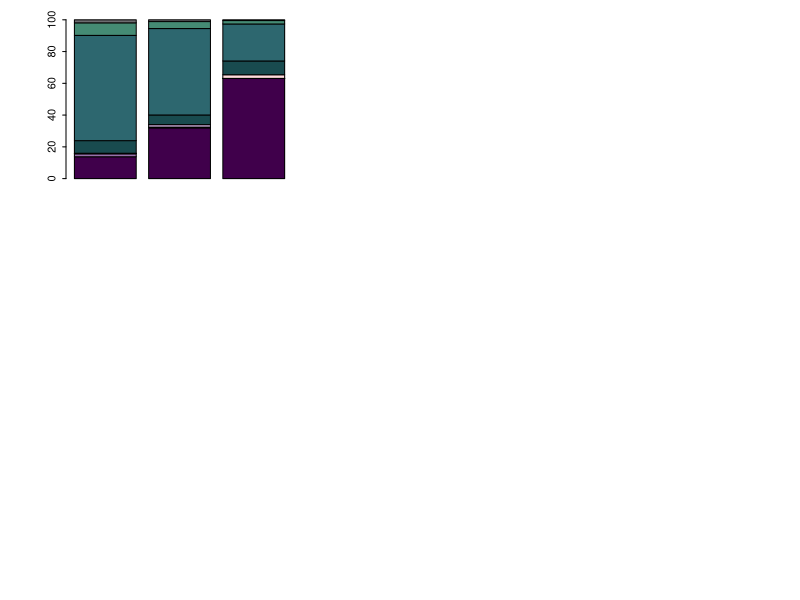

R code for this plot: (Note: this script raises an error after producing the figure.)
## Step4_Analyze Zooplankton Community Composition - Spring/summer combined ##====================

# Zooplankton Data # =========================
# Read in the relevant data and packages
# ========= PACKAGES ========== #
if (!require(tidyverse)) install.packages('tidyverse')
library(tidyverse)

# Load in data # 
full_zoops = read_csv('carpzoops_final.csv') %>%
  mutate(group = case_when(.$taxon %in% c("Alona",
                                          "Alonella",
                                          "Pleuroxus", 
                                          "Camptocercus", 
                                          "Graptoleberis") ~ "Chydorid",
                           .$taxon %in% c("Bosmina") ~ 'Bosmina',
                           .$taxon %in% c("Chydorus") ~ 'Chydorid',
                           .$taxon %in% c("Daphnia.lumholtzi",
                                          "Diaphanosoma",
                                          "Leptodora",
                                          "Moina",
                                          "Scapholeberis") ~ "Lg.Cladocera",
                           .$taxon %in% c("Ceriodaphnia") ~ 'Daphnia', 
                           .$taxon %in% c("Daphnia") ~ 'Daphnia',
                           .$taxon %in% c('Simocephalus') ~ 'Lg.Cladocera',
                           .$taxon %in% c("Anuraeopsis",
                                          "Ascomorpha",
                                          "Asplanchna",
                                          "Asplanchnopus",
                                          "Brachionus",
                                          "Conochilus",
                                          "Euchlanis",
                                          "Filinia",
                                          "Gastropus",
                                          "Hexarthra",
                                          "Kellicottia",
                                          "Keratella.cochlearis",
                                          "Keratella.quadrata",
                                          "Lecane", 
                                          "Lepadella",
                                          "Macrochaetus",
                                          "Monostyla",
                                          "Mytilina",
                                          "Notholca",
                                          "Platyias",
                                          "Ploesoma",
                                          "Polyarthra",
                                          "Pompholyx",
                                          "Synchaeta",
                                          "Testudinella",
                                          "Trichotria", 
                                          "Trichocerca") ~ "Rotifer",
                           .$taxon %in% c("Cyclopoida") ~ "Cyclopoid",
                           .$taxon %in% c("Calanoida") ~ "Calanoid",
                           .$taxon %in% c("Nauplii") ~ "Nauplii")) %>%
  mutate(group = as.factor(group))
full_zoops

# Find sampling frequency # 
d = full_zoops %>% 
  group_by(lake, doy, year) %>%
  summarize(sum = sum(biomass)) %>%
  ungroup()
d

d2 = d %>% 
  group_by(lake, year) %>% 
  summarize(n = n())
d2

levels(full_zoops$group) = c(levels(full_zoops$group), 
                             'Daphnia', 'Lg.Cladocera','Bosmina', 'Chydorid',  
                             'Cyclopoid', 'Calanoid', 'Nauplii', 
                             'Rotifer')

dap = '#40004b'
clad = '#9970ab'
bos = '#c2A5CF'
chy = '#ffdcdc'
cyc = '#194b4f'
cal = '#2d676f'
nau = 'aquamarine4'
rot = '#6D6C70'
                
ramp = c(dap, clad, bos, chy, cyc, cal, nau, rot)
        



# Combined Spring Summer Percent Barplot #=========================

south.twin18 = full_zoops %>% 
  filter(lake == 'South.Twin') %>% 
  filter(year == '2018')
  
south.twin19 = full_zoops %>% 
  filter(lake == 'South.Twin') %>% 
  filter(year == '2019')
  
south.twin20 = full_zoops %>% 
  filter(lake == 'South.Twin') %>% 
  filter(year == '2020')
  

storm18 = full_zoops %>% 
  filter(lake == 'Storm') %>% 
  filter(year == '2018')
  
storm19 = full_zoops %>% 
  filter(lake == 'Storm') %>% 
  filter(year == '2019')
  
storm20 = full_zoops %>% 
  filter(lake == 'Storm') %>% 
  filter(year == '2020')
  

north.twin18 = full_zoops %>% 
  filter(lake == 'North.Twin') %>% 
  filter(year == '2018')
  
north.twin19 = full_zoops %>% 
  filter(lake == 'North.Twin') %>% 
  filter(year == '2019')
  
north.twin20 = full_zoops %>% 
  filter(lake == 'North.Twin') %>% 
  filter(year == '2020')
  

silver18 = full_zoops %>% 
  filter(lake == 'Silver') %>% 
  filter(year == '2018')
  
silver19 = full_zoops %>% 
  filter(lake == 'Silver') %>% 
  filter(year == '2019')
  
silver20 = full_zoops %>% 
  filter(lake == 'Silver') %>% 
  filter(year == '2020')
  

center18 = full_zoops %>% 
  filter(lake == 'Center') %>% 
  filter(year == '2018')
  
center19 = full_zoops %>% 
  filter(lake == 'Center') %>% 
  filter(year == '2019')
  
center20 = full_zoops %>% 
  filter(lake == 'Center') %>% 
  filter(year == '2020')
  

five.island18 = full_zoops %>% 
  filter(lake == 'Five.Island') %>% 
  filter(year == '2018')
  
five.island19 = full_zoops %>% 
  filter(lake == 'Five.Island') %>% 
  filter(year == '2019')
  
five.island20 = full_zoops %>% 
  filter(lake == 'Five.Island') %>% 
  filter(year == '2020')
  

set.seed(55)

# create barplot data frames # 

# Storm # 
storm18

storm18.sum = storm18 %>%
  group_by(lake, doy, year, group) %>% 
  summarize(sum_biom = sum(biomass)) %>% 
  ungroup() %>% 
  group_by(group) %>%
  summarize(b.2018 = mean(sum_biom), 
            sd.2018 = sd(sum_biom)) %>% 
  ungroup() %>% 
  mutate(order = case_when(.$group %in% c('Daphnia') ~ "1",
                           .$group %in% c("Lg.Cladocera") ~ '2',
                           .$group %in% c('Bosmina') ~ '3', 
                           .$group %in% c('Chydorid') ~ '4', 
                           .$group %in% c('Cyclopoid') ~ '5', 
                           .$group %in% c('Calanoid') ~ '6', 
                           .$group %in% c('Nauplii') ~ '7', 
                           .$group %in% c('Rotifer') ~ '8')) %>% 
  arrange(order)
storm18.sum

storm19

storm19.sum = storm19 %>%
  group_by(lake, doy, year, group) %>% 
  summarize(sum_biom = sum(biomass)) %>% 
  ungroup() %>% 
  group_by(group) %>%
  summarize(b.2019 = mean(sum_biom), 
            sd.2019 = sd(sum_biom)) %>% 
  ungroup() %>% 
  mutate(order = case_when(.$group %in% c('Daphnia') ~ "1",
                           .$group %in% c("Lg.Cladocera") ~ '2',
                           .$group %in% c('Bosmina') ~ '3', 
                           .$group %in% c('Chydorid') ~ '4', 
                           .$group %in% c('Cyclopoid') ~ '5', 
                           .$group %in% c('Calanoid') ~ '6', 
                           .$group %in% c('Nauplii') ~ '7', 
                           .$group %in% c('Rotifer') ~ '8')) %>% 
  arrange(order)
storm19.sum

storm20

storm20.sum = storm20 %>%
  group_by(lake, doy, year, group) %>% 
  summarize(sum_biom = sum(biomass)) %>% 
  ungroup() %>% 
  group_by(group) %>%
  summarize(b.2020 = mean(sum_biom), 
            sd.2020 = sd(sum_biom)) %>% 
  ungroup() %>% 
  mutate(order = case_when(.$group %in% c('Daphnia') ~ "1",
                           .$group %in% c("Lg.Cladocera") ~ '2',
                           .$group %in% c('Bosmina') ~ '3', 
                           .$group %in% c('Chydorid') ~ '4', 
                           .$group %in% c('Cyclopoid') ~ '5', 
                           .$group %in% c('Calanoid') ~ '6', 
                           .$group %in% c('Nauplii') ~ '7', 
                           .$group %in% c('Rotifer') ~ '8')) %>% 
  arrange(order)
storm20.sum

storm.bar = cbind(storm18.sum, storm19.sum, storm20.sum) %>% 
  subset(select=which(!duplicated(names(.)))) %>%
  select(group, b.2018, b.2019, b.2020, sd.2018, sd.2019, sd.2020)
storm.bar

storm.perc = storm.bar %>%
  mutate(p.2018 = (b.2018/sum(b.2018)*100), 
         p.2019 = (b.2019/sum(b.2019)*100), 
         p.2020 = (b.2020/sum(b.2020)*100)) %>%
  select(group, p.2018, p.2019, p.2020)
storm.perc



# South Twin # 
south.twin18

south.twin18.sum = south.twin18 %>%
  group_by(lake, doy, year, group) %>% 
  summarize(sum_biom = sum(biomass)) %>% 
  ungroup() %>% 
  group_by(group) %>%
  summarize(b.2018 = mean(sum_biom), 
            sd.2018 = sd(sum_biom)) %>% 
  ungroup() %>% 
  mutate(order = case_when(.$group %in% c('Daphnia') ~ "1",
                           .$group %in% c("Lg.Cladocera") ~ '2',
                           .$group %in% c('Bosmina') ~ '3', 
                           .$group %in% c('Chydorid') ~ '4', 
                           .$group %in% c('Cyclopoid') ~ '5', 
                           .$group %in% c('Calanoid') ~ '6', 
                           .$group %in% c('Nauplii') ~ '7', 
                           .$group %in% c('Rotifer') ~ '8')) %>% 
  arrange(order)
south.twin18.sum

south.twin19

south.twin19.sum = south.twin19 %>%
  group_by(lake, doy, year, group) %>% 
  summarize(sum_biom = sum(biomass)) %>% 
  ungroup() %>% 
  group_by(group) %>%
  summarize(b.2019 = mean(sum_biom), 
            sd.2019 = sd(sum_biom)) %>% 
  ungroup() %>% 
  mutate(order = case_when(.$group %in% c('Daphnia') ~ "1",
                           .$group %in% c("Lg.Cladocera") ~ '2',
                           .$group %in% c('Bosmina') ~ '3', 
                           .$group %in% c('Chydorid') ~ '4', 
                           .$group %in% c('Cyclopoid') ~ '5', 
                           .$group %in% c('Calanoid') ~ '6', 
                           .$group %in% c('Nauplii') ~ '7', 
                           .$group %in% c('Rotifer') ~ '8')) %>% 
  arrange(order)
south.twin19.sum

south.twin20

south.twin20.sum = south.twin20 %>%
  group_by(lake, doy, year, group) %>% 
  summarize(sum_biom = sum(biomass)) %>% 
  ungroup() %>% 
  group_by(group) %>%
  summarize(b.2020 = mean(sum_biom), 
            sd.2020 = sd(sum_biom)) %>% 
  ungroup() %>% 
  mutate(order = case_when(.$group %in% c('Daphnia') ~ "1",
                           .$group %in% c("Lg.Cladocera") ~ '2',
                           .$group %in% c('Bosmina') ~ '3', 
                           .$group %in% c('Chydorid') ~ '4', 
                           .$group %in% c('Cyclopoid') ~ '5', 
                           .$group %in% c('Calanoid') ~ '6', 
                           .$group %in% c('Nauplii') ~ '7', 
                           .$group %in% c('Rotifer') ~ '8')) %>% 
  arrange(order)
south.twin20.sum

south.twin.bar = cbind(south.twin18.sum, south.twin19.sum, south.twin20.sum) %>% 
  subset(select=which(!duplicated(names(.)))) %>%
  select(group, b.2018, b.2019, b.2020, sd.2018, sd.2019, sd.2020)
south.twin.bar

south.twin.perc = south.twin.bar %>%
  mutate(p.2018 = (b.2018/sum(b.2018)*100), 
         p.2019 = (b.2019/sum(b.2019)*100), 
         p.2020 = (b.2020/sum(b.2020)*100)) %>%
  select(group, p.2018, p.2019, p.2020)
south.twin.perc


# Center # 
center18

center18.sum = center18 %>%
  group_by(lake, doy, year, group) %>% 
  summarize(sum_biom = sum(biomass)) %>% 
  ungroup() %>% 
  group_by(group) %>%
  summarize(b.2018 = mean(sum_biom), 
            sd.2018 = sd(sum_biom)) %>% 
  ungroup() %>% 
  mutate(order = case_when(.$group %in% c('Daphnia') ~ "1",
                           .$group %in% c("Lg.Cladocera") ~ '2',
                           .$group %in% c('Bosmina') ~ '3', 
                           .$group %in% c('Chydorid') ~ '4', 
                           .$group %in% c('Cyclopoid') ~ '5', 
                           .$group %in% c('Calanoid') ~ '6', 
                           .$group %in% c('Nauplii') ~ '7', 
                           .$group %in% c('Rotifer') ~ '8')) %>% 
  arrange(order)
center18.sum

center19

center19.sum = center19 %>%
  group_by(lake, doy, year, group) %>% 
  summarize(sum_biom = sum(biomass)) %>% 
  ungroup() %>% 
  group_by(group) %>%
  summarize(b.2019 = mean(sum_biom), 
            sd.2019 = sd(sum_biom)) %>% 
  ungroup() %>% 
  mutate(order = case_when(.$group %in% c('Daphnia') ~ "1",
                           .$group %in% c("Lg.Cladocera") ~ '2',
                           .$group %in% c('Bosmina') ~ '3', 
                           .$group %in% c('Chydorid') ~ '4', 
                           .$group %in% c('Cyclopoid') ~ '5', 
                           .$group %in% c('Calanoid') ~ '6', 
                           .$group %in% c('Nauplii') ~ '7', 
                           .$group %in% c('Rotifer') ~ '8')) %>% 
  arrange(order)
center19.sum

center20

center20.sum = center20 %>%
  group_by(lake, doy, year, group) %>% 
  summarize(sum_biom = sum(biomass)) %>% 
  ungroup() %>% 
  group_by(group) %>%
  summarize(b.2020 = mean(sum_biom), 
            sd.2020 = sd(sum_biom)) %>% 
  ungroup() %>% 
  mutate(order = case_when(.$group %in% c('Daphnia') ~ "1",
                           .$group %in% c("Lg.Cladocera") ~ '2',
                           .$group %in% c('Bosmina') ~ '3', 
                           .$group %in% c('Chydorid') ~ '4', 
                           .$group %in% c('Cyclopoid') ~ '5', 
                           .$group %in% c('Calanoid') ~ '6', 
                           .$group %in% c('Nauplii') ~ '7', 
                           .$group %in% c('Rotifer') ~ '8')) %>% 
  arrange(order)
center20.sum

center.bar = cbind(center18.sum, center19.sum, center20.sum) %>% 
  subset(select=which(!duplicated(names(.)))) %>%
  select(group, b.2018, b.2019, b.2020, sd.2018, sd.2019, sd.2020)
center.bar

center.perc = center.bar %>%
  mutate(p.2018 = (b.2018/sum(b.2018)*100), 
         p.2019 = (b.2019/sum(b.2019)*100), 
         p.2020 = (b.2020/sum(b.2020)*100)) %>%
  select(group, p.2018, p.2019, p.2020)
center.perc



# Five Island # 
five.island18

five.island18.sum = five.island18 %>%
  group_by(lake, doy, year, group) %>% 
  summarize(sum_biom = sum(biomass)) %>% 
  ungroup() %>% 
  group_by(group) %>%
  summarize(b.2018 = mean(sum_biom), 
            sd.2018 = sd(sum_biom)) %>% 
  ungroup() %>% 
  mutate(order = case_when(.$group %in% c('Daphnia') ~ "1",
                           .$group %in% c("Lg.Cladocera") ~ '2',
                           .$group %in% c('Bosmina') ~ '3', 
                           .$group %in% c('Chydorid') ~ '4', 
                           .$group %in% c('Cyclopoid') ~ '5', 
                           .$group %in% c('Calanoid') ~ '6', 
                           .$group %in% c('Nauplii') ~ '7', 
                           .$group %in% c('Rotifer') ~ '8')) %>% 
  arrange(order)
five.island18.sum

five.island19

five.island19.sum = five.island19 %>%
  group_by(lake, doy, year, group) %>% 
  summarize(sum_biom = sum(biomass)) %>% 
  ungroup() %>% 
  group_by(group) %>%
  summarize(b.2019 = mean(sum_biom), 
            sd.2019 = sd(sum_biom)) %>% 
  ungroup() %>% 
  mutate(order = case_when(.$group %in% c('Daphnia') ~ "1",
                           .$group %in% c("Lg.Cladocera") ~ '2',
                           .$group %in% c('Bosmina') ~ '3', 
                           .$group %in% c('Chydorid') ~ '4', 
                           .$group %in% c('Cyclopoid') ~ '5', 
                           .$group %in% c('Calanoid') ~ '6', 
                           .$group %in% c('Nauplii') ~ '7', 
                           .$group %in% c('Rotifer') ~ '8')) %>% 
  arrange(order)
five.island19.sum

five.island20

five.island20.sum = five.island20 %>%
  group_by(lake, doy, year, group) %>% 
  summarize(sum_biom = sum(biomass)) %>% 
  ungroup() %>% 
  group_by(group) %>%
  summarize(b.2020 = mean(sum_biom), 
            sd.2020 = sd(sum_biom)) %>% 
  ungroup() %>% 
  mutate(order = case_when(.$group %in% c('Daphnia') ~ "1",
                           .$group %in% c("Lg.Cladocera") ~ '2',
                           .$group %in% c('Bosmina') ~ '3', 
                           .$group %in% c('Chydorid') ~ '4', 
                           .$group %in% c('Cyclopoid') ~ '5', 
                           .$group %in% c('Calanoid') ~ '6', 
                           .$group %in% c('Nauplii') ~ '7', 
                           .$group %in% c('Rotifer') ~ '8')) %>% 
  arrange(order)
five.island20.sum

five.island.bar = cbind(five.island18.sum, five.island19.sum, five.island20.sum) %>% 
  subset(select=which(!duplicated(names(.)))) %>%
  select(group, b.2018, b.2019, b.2020, sd.2018, sd.2019, sd.2020)
five.island.bar

five.island.perc = five.island.bar %>%
  mutate(p.2018 = (b.2018/sum(b.2018)*100), 
         p.2019 = (b.2019/sum(b.2019)*100), 
         p.2020 = (b.2020/sum(b.2020)*100)) %>%
  select(group, p.2018, p.2019, p.2020)
five.island.perc




# North Twin # 
north.twin18

north.twin18.sum = north.twin18 %>%
  group_by(lake, doy, year, group) %>% 
  summarize(sum_biom = sum(biomass)) %>% 
  ungroup() %>% 
  group_by(group) %>%
  summarize(b.2018 = mean(sum_biom), 
            sd.2018 = sd(sum_biom)) %>% 
  ungroup() %>% 
  mutate(order = case_when(.$group %in% c('Daphnia') ~ "1",
                           .$group %in% c("Lg.Cladocera") ~ '2',
                           .$group %in% c('Bosmina') ~ '3', 
                           .$group %in% c('Chydorid') ~ '4', 
                           .$group %in% c('Cyclopoid') ~ '5', 
                           .$group %in% c('Calanoid') ~ '6', 
                           .$group %in% c('Nauplii') ~ '7', 
                           .$group %in% c('Rotifer') ~ '8')) %>% 
  arrange(order)
north.twin18.sum

north.twin19

north.twin19.sum = north.twin19 %>%
  group_by(lake, doy, year, group) %>% 
  summarize(sum_biom = sum(biomass)) %>% 
  ungroup() %>% 
  group_by(group) %>%
  summarize(b.2019 = mean(sum_biom), 
            sd.2019 = sd(sum_biom)) %>% 
  ungroup() %>% 
  mutate(order = case_when(.$group %in% c('Daphnia') ~ "1",
                           .$group %in% c("Lg.Cladocera") ~ '2',
                           .$group %in% c('Bosmina') ~ '3', 
                           .$group %in% c('Chydorid') ~ '4', 
                           .$group %in% c('Cyclopoid') ~ '5', 
                           .$group %in% c('Calanoid') ~ '6', 
                           .$group %in% c('Nauplii') ~ '7', 
                           .$group %in% c('Rotifer') ~ '8')) %>% 
  arrange(order)
north.twin19.sum

north.twin20

north.twin20.sum = north.twin20 %>%
  group_by(lake, doy, year, group) %>% 
  summarize(sum_biom = sum(biomass)) %>% 
  ungroup() %>% 
  group_by(group) %>%
  summarize(b.2020 = mean(sum_biom), 
            sd.2020 = sd(sum_biom)) %>% 
  ungroup() %>% 
  mutate(order = case_when(.$group %in% c('Daphnia') ~ "1",
                           .$group %in% c("Lg.Cladocera") ~ '2',
                           .$group %in% c('Bosmina') ~ '3', 
                           .$group %in% c('Chydorid') ~ '4', 
                           .$group %in% c('Cyclopoid') ~ '5', 
                           .$group %in% c('Calanoid') ~ '6', 
                           .$group %in% c('Nauplii') ~ '7', 
                           .$group %in% c('Rotifer') ~ '8')) %>% 
  arrange(order)
north.twin20.sum

north.twin.bar = cbind(north.twin18.sum, north.twin19.sum, north.twin20.sum) %>% 
  subset(select=which(!duplicated(names(.)))) %>%
  select(group, b.2018, b.2019, b.2020, sd.2018, sd.2019, sd.2020)
north.twin.bar

north.twin.perc = north.twin.bar %>%
  mutate(p.2018 = (b.2018/sum(b.2018)*100), 
         p.2019 = (b.2019/sum(b.2019)*100), 
         p.2020 = (b.2020/sum(b.2020)*100)) %>%
  select(group, p.2018, p.2019, p.2020)
north.twin.perc

# Silver # 
silver18

silver18.sum = silver18 %>%
  group_by(lake, doy, year, group) %>% 
  summarize(sum_biom = sum(biomass)) %>% 
  ungroup() %>% 
  group_by(group) %>%
  summarize(b.2018 = mean(sum_biom), 
            sd.2018 = sd(sum_biom)) %>% 
  ungroup() %>% 
  mutate(order = case_when(.$group %in% c('Daphnia') ~ "1",
                           .$group %in% c("Lg.Cladocera") ~ '2',
                           .$group %in% c('Bosmina') ~ '3', 
                           .$group %in% c('Chydorid') ~ '4', 
                           .$group %in% c('Cyclopoid') ~ '5', 
                           .$group %in% c('Calanoid') ~ '6', 
                           .$group %in% c('Nauplii') ~ '7', 
                           .$group %in% c('Rotifer') ~ '8')) %>% 
  arrange(order)
silver18.sum

silver19

silver19.sum = silver19 %>%
  group_by(lake, doy, year, group) %>% 
  summarize(sum_biom = sum(biomass)) %>% 
  ungroup() %>% 
  group_by(group) %>%
  summarize(b.2019 = mean(sum_biom), 
            sd.2019 = sd(sum_biom)) %>% 
  ungroup() %>% 
  mutate(order = case_when(.$group %in% c('Daphnia') ~ "1",
                           .$group %in% c("Lg.Cladocera") ~ '2',
                           .$group %in% c('Bosmina') ~ '3', 
                           .$group %in% c('Chydorid') ~ '4', 
                           .$group %in% c('Cyclopoid') ~ '5', 
                           .$group %in% c('Calanoid') ~ '6', 
                           .$group %in% c('Nauplii') ~ '7', 
                           .$group %in% c('Rotifer') ~ '8')) %>% 
  arrange(order)
silver19.sum

silver20

silver20.sum = silver20 %>%
  group_by(lake, doy, year, group) %>% 
  summarize(sum_biom = sum(biomass)) %>% 
  ungroup() %>% 
  group_by(group) %>%
  summarize(b.2020 = mean(sum_biom), 
            sd.2020 = sd(sum_biom)) %>% 
  ungroup() %>% 
  mutate(order = case_when(.$group %in% c('Daphnia') ~ "1",
                           .$group %in% c("Lg.Cladocera") ~ '2',
                           .$group %in% c('Bosmina') ~ '3', 
                           .$group %in% c('Chydorid') ~ '4', 
                           .$group %in% c('Cyclopoid') ~ '5', 
                           .$group %in% c('Calanoid') ~ '6', 
                           .$group %in% c('Nauplii') ~ '7', 
                           .$group %in% c('Rotifer') ~ '8')) %>% 
  arrange(order)
silver20.sum

silver.bar = cbind(silver18.sum, silver19.sum, silver20.sum) %>% 
  subset(select=which(!duplicated(names(.)))) %>%
  select(group, b.2018, b.2019, b.2020, sd.2018, sd.2019, sd.2020)
silver.bar

silver.perc = silver.bar %>%
  mutate(p.2018 = (b.2018/sum(b.2018)*100), 
         p.2019 = (b.2019/sum(b.2019)*100), 
         p.2020 = (b.2020/sum(b.2020)*100)) %>%
  select(group, p.2018, p.2019, p.2020)
silver.perc

## Carp Stacked Barplots ##
windows(height = 6, width = 8) 
# 


# Set dimensions for figure array # 
par(mfrow =c(3,3), mar = c(0.5,1,1,0.5), oma = c(4,4,.5,.5))
par(tcl = -0.25)
par(mgp = c(2, 0.6, 0))

# Reference # 

barplot(as.matrix(storm.perc[1:8,2:4]), col=ramp, 
        names.arg = c('2018', '2019', '2020'), border=T, xaxt = 'n');
axis(side =1, at = xax[c(1,2,3)], labels = F, tick = T)
box()
mtext(side = 3, 'Storm')
mtext(side =2, line=3, 'ZP Biomass (%)', cex=1)
mtext(side =2, line=1.8, 'Reference', cex =1)
barplot(as.matrix(south.twin.perc[1:8,2:4]), col=ramp, col.axis = transparent, 
        names.arg = c('2018', '2019', '2020'), border=T)
box()
mtext(side = 3, 'South Twin')

#empty plot 
plot(1, type = "n", xlab = "", col.axis = transparent, xaxt='n', yaxt = 'n',
     ylab = "", xlim = c(0, 5), 
     ylim = c(0, 5), col.axis = transparent, bty = 'n')
taxa2 = rev(c('Cyclopoid', 'Calanoid','Nauplii', 'Rotifera'))
ramp2 = c(cyc, cal, nau, rot)
legend("bottomleft", legend = taxa2, pch=c(15), pt.cex=3, cex=1.5, bty='n',
       col = rev(ramp2), title = 'Zooplankton Taxa')

# RRN # 
barplot(as.matrix(center.perc[1:8,2:4]), col=ramp, 
        names.arg = c('2018', '2019', '2020'), border=T, xaxt = 'n');
box()
axis(side =1, at = xax[c(1,2,3)], labels = F, tick = T)
mtext(side =2, line=3, 'ZP Biomass (%)', cex=1)
mtext(side =2, line=1.8, 'Removal 2018 - 2019', cex =1)
mtext(side = 3, 'Center')

barplot(as.matrix(five.island.perc[1:8,2:4]), col=ramp, col.axis = transparent,
        names.arg = c('2018', '2019', '2020'), border=T, xaxt = 'n');
box()
axis(side =1, at = xax[c(1,2,3)], labels = F, tick = T)
mtext(side = 3, 'Five Island')

#empty plot 
plot(1, type = "n", xlab = "", col.axis = transparent, xaxt='n', yaxt = 'n',
     ylab = "", xlim = c(0, 5), 
     ylim = c(0, 5), col.axis = transparent, bty = 'n')
taxa2 = rev(c(expression(italic('Daphnia')), 'Misc. Cladocerans',
              expression(italic('Bosmina')), 'Chydorids'))
ramp1= c(dap, clad, bos, chy)
legend(0.1,5.5, legend = taxa2, pch=c(15), pt.cex=3, cex=1.5, bty='n',
       col = rev(ramp1))


# NRR
barplot(as.matrix(north.twin.perc[1:8,2:4]), col=ramp,
        names.arg = c('2018', '2019', '2020'), border=T);
box()
mtext(side =2, line=3, 'ZP Biomass (%)', cex=1)
mtext(side =2, line=1.8, 'Removal 2019 - 2020', cex =1)
axis(side =1, at = xax[c(1,2,3)], labels = F, tick = T)
mtext(side =3, 'North Twin')
mtext(side = 1, line=2, 'Year')

barplot(as.matrix(silver.perc[1:8,2:4]), col=ramp, col.axis = transparent,
        names.arg = c('2018', '2019', '2020'), border=T);
box()
axis(side =1, at = xax[c(1,2,3)], labels = c('2018', '2019', '2020'), tick = T)
mtext(side =3, 'Silver')
mtext(side = 1, line=2, 'Year')

# Combined Spring Summer Biomass Barplot #=========================
## Carp Stacked Barplots ##
windows(height = 6, width = 8) 

# Set dimensions for figure array # 
par(mfrow =c(3,3), mar = c(0.5,1,1,0.5), oma = c(4,4,.5,.5))
par(tcl = -0.25)
par(mgp = c(2, 0.6, 0))

# Reference # 
ramp= c(dap, clad, bos, chy, cyc, cal, nau, rot)

barplot(as.matrix(storm.bar[1:8,2:4]), col=ramp, ylim = c(0, 1500),
        names.arg = c('2018', '2019', '2020'), border=T, xaxt = 'n');
axis(side =1, at = xax[c(1,2,3)], labels = F, tick = T)
mtext(side=2, line=3, cex = 1, expression('ZP Biomass'~"("*mu*g~L^-1*")"))
mtext(side =2, line=1.8, 'Reference', cex =1)
box()
mtext(side = 3, 'Storm')

barplot(as.matrix(south.twin.bar[1:8,2:4]), col=ramp, col.axis = transparent, ylim = c(0,1500),
        names.arg = c('2018', '2019', '2020'), border=T)
axis(side =1, at = xax[c(1,2,3)], labels = F, tick = T)
box()
mtext(side = 3, 'South Twin')

#empty plot 
plot(1, type = "n", xlab = "", col.axis = transparent, xaxt='n', yaxt = 'n',
     ylab = "", xlim = c(0, 5), 
     ylim = c(0, 5), col.axis = transparent, bty = 'n')
taxa2 = rev(c('Cyclopoid', 'Calanoid','Nauplii', 'Rotifera'))
ramp2 = c(cyc, cal, nau, rot)
legend("bottomleft", legend = taxa2, pch=c(15), pt.cex=3, cex=1.5, bty='n',
       col = rev(ramp2), title = 'Zooplankton Taxa')

# RRN # 
barplot(as.matrix(center.bar[1:8,2:4]), col=ramp, ylim = c(0, 1500),
        names.arg = c('2018', '2019', '2020'), border=T, xaxt = 'n');
box()
axis(side =1, at = xax[c(1,2,3)], labels = F, tick = T)
mtext(side=2, line=3, cex = 1, expression('ZP Biomass'~"("*mu*g~L^-1*")"))
mtext(side =2, line=1.8, 'Removal 2018 - 2019', cex =1)
mtext(side = 3, 'Center')

barplot(as.matrix(five.island.bar[1:8,2:4]), col=ramp, col.axis = transparent,
       ylim = c(0, 1500), names.arg = c('2018', '2019', '2020'), border=T, xaxt = 'n');
box()
axis(side =1, at = xax[c(1,2,3)], labels = F, tick = T)
mtext(side = 3, 'Five Island')

#empty plot 
plot(1, type = "n", xlab = "", col.axis = transparent, xaxt='n', yaxt = 'n',
     ylab = "", xlim = c(0, 5), 
     ylim = c(0, 5), col.axis = transparent, bty = 'n')
taxa2 = rev(c(expression(italic('Daphnia')), 'Misc. Cladocerans',
              expression(italic('Bosmina')), 'Chydorids'))
ramp1= c(dap, clad, bos, chy)
legend(0.1,5.5, legend = taxa2, pch=c(15), pt.cex=3, cex=1.5, bty='n',
       col = rev(ramp1))

# NRR
barplot(as.matrix(north.twin.bar[1:8,2:4]), col=ramp, ylim = c(0,1500),
        names.arg = c('2018', '2019', '2020'), border=T);
box()
mtext(side=2, line=3, cex = 1, expression('ZP Biomass'~"("*mu*g~L^-1*")"))
mtext(side =2, line=1.8, 'Removal 2019 - 2020', cex =1)
mtext(side =3, 'North Twin')
axis(side =1, at = xax[c(1,2,3)], labels = c('2018', '2019', '2020'), tick = T)
mtext(side = 1, line =2, 'Year')

barplot(as.matrix(silver.bar[1:8,2:4]), col=ramp, col.axis = transparent, ylim = c(0,1500),
        names.arg = c('2018', '2019', '2020'), border=T);
box()
axis(side =1, at = xax[c(1,2,3)], labels = c('2018', '2019', '2020'), tick = T)
mtext(side =3, 'Silver')
mtext(side =1, line =2, 'Year')



